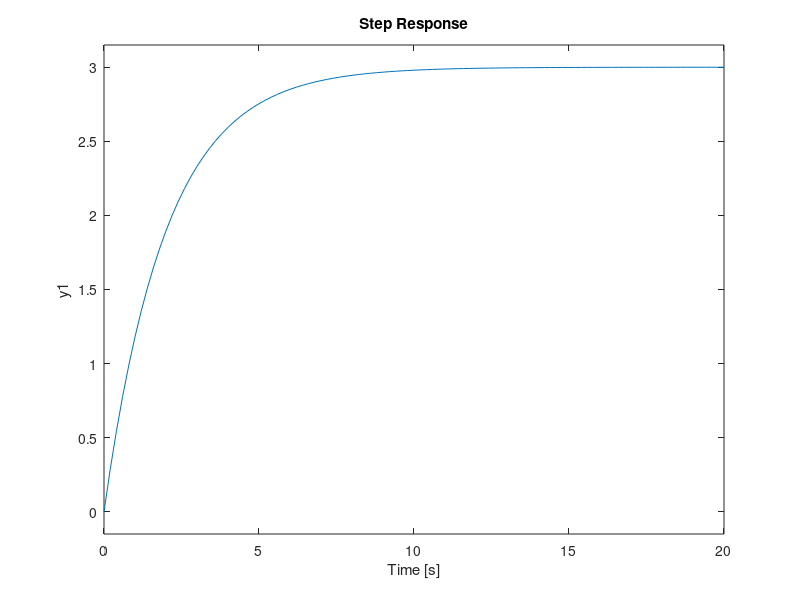
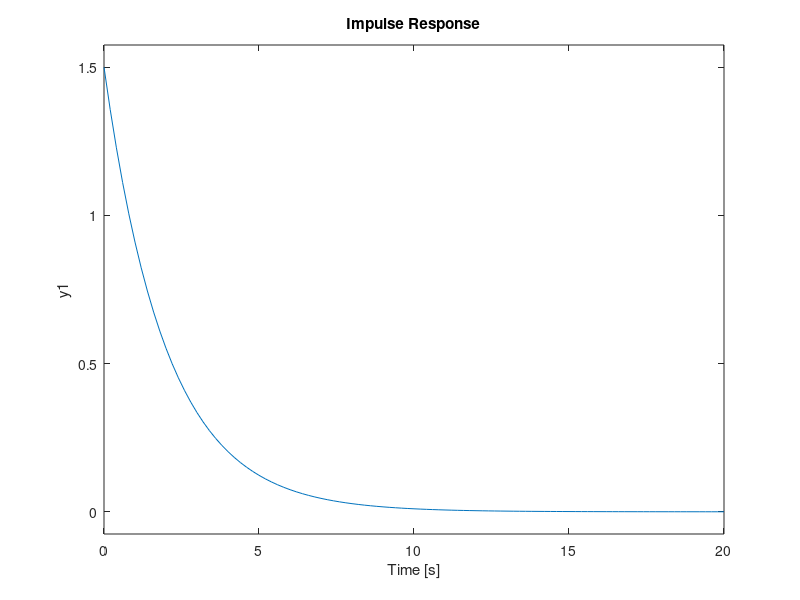
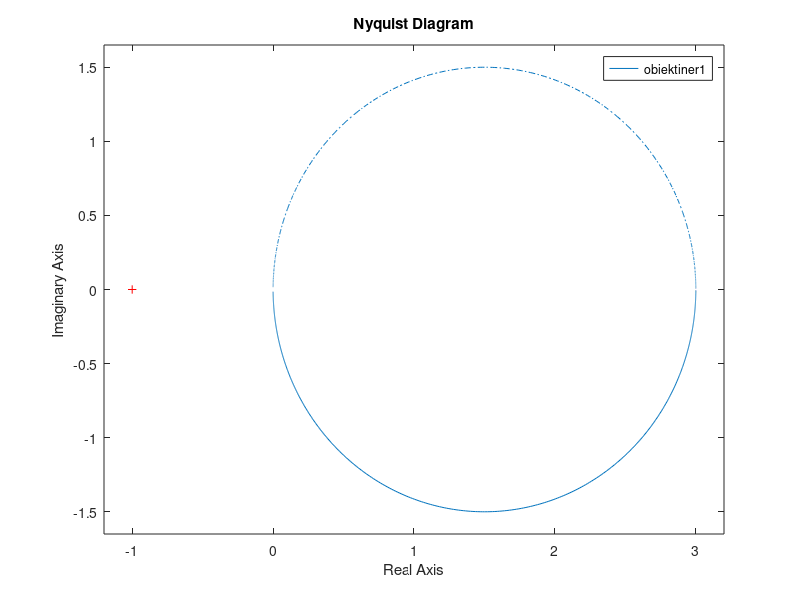
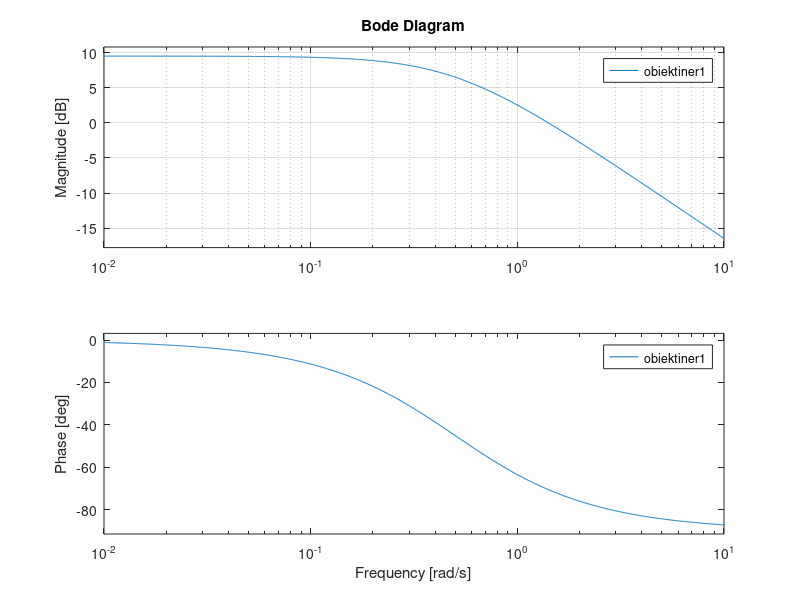

Reproduce these figures in MATLAB, in order.

obiektiner1=tf(3,[2 1]);
figure(1)
step(obiektiner1);
grid
figure(2)
impulse(obiektiner1);
grid
figure(3)
nyquist(obiektiner1);
grid
figure(4)
bode(obiektiner1);
grid